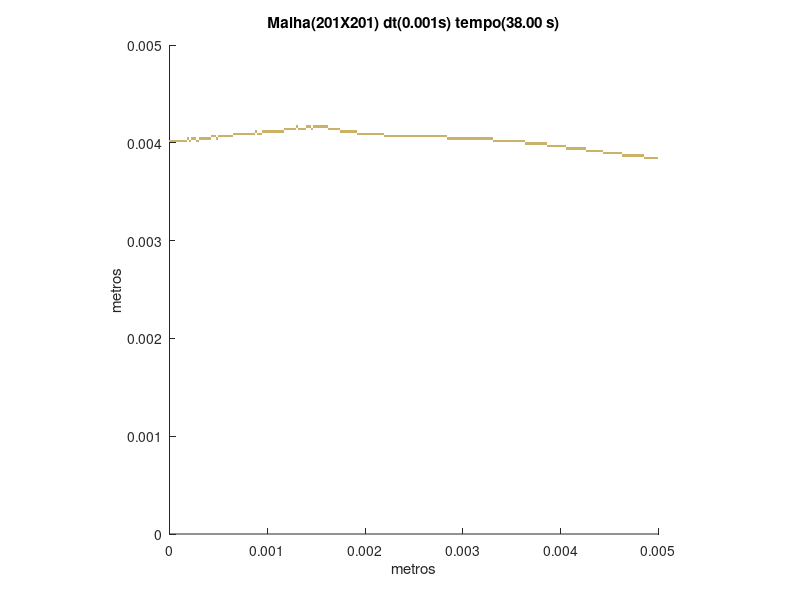

The MATLAB script that drew this image:
set (gca,'PlotBoxAspectRatio',[1 1 1],'Xlim',[0,0.005],'Ylim',[0,0.005])
hold on
title('Malha(201X201) dt(0.001s) tempo(38.00 s)')
hold on
ylabel('metros')
hold on
xlabel('metros')
hold on

fill([0.00485074626865672 0.00485074626865672 0.00487562189054726 0.00487562189054726],[0.00383084577114428 0.00385572139303483 0.00385572139303483 0.00383084577114428],[0.8,0.7,0.4],'LineStyle','none')

fill([0.00487562189054726 0.00487562189054726 0.00490049751243781 0.00490049751243781],[0.00383084577114428 0.00385572139303483 0.00385572139303483 0.00383084577114428],[0.8,0.7,0.4],'LineStyle','none')

fill([0.00490049751243781 0.00490049751243781 0.00492537313432836 0.00492537313432836],[0.00383084577114428 0.00385572139303483 0.00385572139303483 0.00383084577114428],[0.8,0.7,0.4],'LineStyle','none')

fill([0.00492537313432836 0.00492537313432836 0.00495024875621891 0.00495024875621891],[0.00383084577114428 0.00385572139303483 0.00385572139303483 0.00383084577114428],[0.8,0.7,0.4],'LineStyle','none')

fill([0.00495024875621891 0.00495024875621891 0.00497512437810945 0.00497512437810945],[0.00383084577114428 0.00385572139303483 0.00385572139303483 0.00383084577114428],[0.8,0.7,0.4],'LineStyle','none')

fill([0.00497512437810945 0.00497512437810945 0.005 0.005],[0.00383084577114428 0.00385572139303483 0.00385572139303483 0.00383084577114428],[0.8,0.7,0.4],'LineStyle','none')

fill([0.00462686567164179 0.00462686567164179 0.00465174129353234 0.00465174129353234],[0.00385572139303483 0.00388059701492537 0.00388059701492537 0.00385572139303483],[0.8,0.7,0.4],'LineStyle','none')

fill([0.00465174129353234 0.00465174129353234 0.00467661691542289 0.00467661691542289],[0.00385572139303483 0.00388059701492537 0.00388059701492537 0.00385572139303483],[0.8,0.7,0.4],'LineStyle','none')

fill([0.00467661691542289 0.00467661691542289 0.00470149253731343 0.00470149253731343],[0.00385572139303483 0.00388059701492537 0.00388059701492537 0.00385572139303483],[0.8,0.7,0.4],'LineStyle','none')

fill([0.00470149253731343 0.00470149253731343 0.00472636815920398 0.00472636815920398],[0.00385572139303483 0.00388059701492537 0.00388059701492537 0.00385572139303483],[0.8,0.7,0.4],'LineStyle','none')

fill([0.00472636815920398 0.00472636815920398 0.00475124378109453 0.00475124378109453],[0.00385572139303483 0.00388059701492537 0.00388059701492537 0.00385572139303483],[0.8,0.7,0.4],'LineStyle','none')

fill([0.00475124378109453 0.00475124378109453 0.00477611940298507 0.00477611940298507],[0.00385572139303483 0.00388059701492537 0.00388059701492537 0.00385572139303483],[0.8,0.7,0.4],'LineStyle','none')

fill([0.00477611940298507 0.00477611940298507 0.00480099502487562 0.00480099502487562],[0.00385572139303483 0.00388059701492537 0.00388059701492537 0.00385572139303483],[0.8,0.7,0.4],'LineStyle','none')

fill([0.00480099502487562 0.00480099502487562 0.00482587064676617 0.00482587064676617],[0.00385572139303483 0.00388059701492537 0.00388059701492537 0.00385572139303483],[0.8,0.7,0.4],'LineStyle','none')

fill([0.00482587064676617 0.00482587064676617 0.00485074626865672 0.00485074626865672],[0.00385572139303483 0.00388059701492537 0.00388059701492537 0.00385572139303483],[0.8,0.7,0.4],'LineStyle','none')

fill([0.00442786069651741 0.00442786069651741 0.00445273631840796 0.00445273631840796],[0.00388059701492537 0.00390547263681592 0.00390547263681592 0.00388059701492537],[0.8,0.7,0.4],'LineStyle','none')

fill([0.00445273631840796 0.00445273631840796 0.00447761194029851 0.00447761194029851],[0.00388059701492537 0.00390547263681592 0.00390547263681592 0.00388059701492537],[0.8,0.7,0.4],'LineStyle','none')

fill([0.00447761194029851 0.00447761194029851 0.00450248756218905 0.00450248756218905],[0.00388059701492537 0.00390547263681592 0.00390547263681592 0.00388059701492537],[0.8,0.7,0.4],'LineStyle','none')

fill([0.00450248756218905 0.00450248756218905 0.0045273631840796 0.0045273631840796],[0.00388059701492537 0.00390547263681592 0.00390547263681592 0.00388059701492537],[0.8,0.7,0.4],'LineStyle','none')

fill([0.0045273631840796 0.0045273631840796 0.00455223880597015 0.00455223880597015],[0.00388059701492537 0.00390547263681592 0.00390547263681592 0.00388059701492537],[0.8,0.7,0.4],'LineStyle','none')

fill([0.00455223880597015 0.00455223880597015 0.0045771144278607 0.0045771144278607],[0.00388059701492537 0.00390547263681592 0.00390547263681592 0.00388059701492537],[0.8,0.7,0.4],'LineStyle','none')

fill([0.0045771144278607 0.0045771144278607 0.00460199004975124 0.00460199004975124],[0.00388059701492537 0.00390547263681592 0.00390547263681592 0.00388059701492537],[0.8,0.7,0.4],'LineStyle','none')

fill([0.00460199004975124 0.00460199004975124 0.00462686567164179 0.00462686567164179],[0.00388059701492537 0.00390547263681592 0.00390547263681592 0.00388059701492537],[0.8,0.7,0.4],'LineStyle','none')

fill([0.00425373134328358 0.00425373134328358 0.00427860696517413 0.00427860696517413],[0.00390547263681592 0.00393034825870647 0.00393034825870647 0.00390547263681592],[0.8,0.7,0.4],'LineStyle','none')

fill([0.00427860696517413 0.00427860696517413 0.00430348258706468 0.00430348258706468],[0.00390547263681592 0.00393034825870647 0.00393034825870647 0.00390547263681592],[0.8,0.7,0.4],'LineStyle','none')

fill([0.00430348258706468 0.00430348258706468 0.00432835820895522 0.00432835820895522],[0.00390547263681592 0.00393034825870647 0.00393034825870647 0.00390547263681592],[0.8,0.7,0.4],'LineStyle','none')

fill([0.00432835820895522 0.00432835820895522 0.00435323383084577 0.00435323383084577],[0.00390547263681592 0.00393034825870647 0.00393034825870647 0.00390547263681592],[0.8,0.7,0.4],'LineStyle','none')

fill([0.00435323383084577 0.00435323383084577 0.00437810945273632 0.00437810945273632],[0.00390547263681592 0.00393034825870647 0.00393034825870647 0.00390547263681592],[0.8,0.7,0.4],'LineStyle','none')

fill([0.00437810945273632 0.00437810945273632 0.00440298507462687 0.00440298507462687],[0.00390547263681592 0.00393034825870647 0.00393034825870647 0.00390547263681592],[0.8,0.7,0.4],'LineStyle','none')

fill([0.00440298507462687 0.00440298507462687 0.00442786069651741 0.00442786069651741],[0.00390547263681592 0.00393034825870647 0.00393034825870647 0.00390547263681592],[0.8,0.7,0.4],'LineStyle','none')

fill([0.0040547263681592 0.0040547263681592 0.00407960199004975 0.00407960199004975],[0.00393034825870647 0.00395522388059701 0.00395522388059701 0.00393034825870647],[0.8,0.7,0.4],'LineStyle','none')

fill([0.00407960199004975 0.00407960199004975 0.0041044776119403 0.0041044776119403],[0.00393034825870647 0.00395522388059701 0.00395522388059701 0.00393034825870647],[0.8,0.7,0.4],'LineStyle','none')

fill([0.0041044776119403 0.0041044776119403 0.00412935323383085 0.00412935323383085],[0.00393034825870647 0.00395522388059701 0.00395522388059701 0.00393034825870647],[0.8,0.7,0.4],'LineStyle','none')

fill([0.00412935323383085 0.00412935323383085 0.00415422885572139 0.00415422885572139],[0.00393034825870647 0.00395522388059701 0.00395522388059701 0.00393034825870647],[0.8,0.7,0.4],'LineStyle','none')

fill([0.00415422885572139 0.00415422885572139 0.00417910447761194 0.00417910447761194],[0.00393034825870647 0.00395522388059701 0.00395522388059701 0.00393034825870647],[0.8,0.7,0.4],'LineStyle','none')

fill([0.00417910447761194 0.00417910447761194 0.00420398009950249 0.00420398009950249],[0.00393034825870647 0.00395522388059701 0.00395522388059701 0.00393034825870647],[0.8,0.7,0.4],'LineStyle','none')

fill([0.00420398009950249 0.00420398009950249 0.00422885572139303 0.00422885572139303],[0.00393034825870647 0.00395522388059701 0.00395522388059701 0.00393034825870647],[0.8,0.7,0.4],'LineStyle','none')

fill([0.00422885572139303 0.00422885572139303 0.00425373134328358 0.00425373134328358],[0.00393034825870647 0.00395522388059701 0.00395522388059701 0.00393034825870647],[0.8,0.7,0.4],'LineStyle','none')

fill([0.00385572139303483 0.00385572139303483 0.00388059701492537 0.00388059701492537],[0.00395522388059701 0.00398009950248756 0.00398009950248756 0.00395522388059701],[0.8,0.7,0.4],'LineStyle','none')

fill([0.00388059701492537 0.00388059701492537 0.00390547263681592 0.00390547263681592],[0.00395522388059701 0.00398009950248756 0.00398009950248756 0.00395522388059701],[0.8,0.7,0.4],'LineStyle','none')

fill([0.00390547263681592 0.00390547263681592 0.00393034825870647 0.00393034825870647],[0.00395522388059701 0.00398009950248756 0.00398009950248756 0.00395522388059701],[0.8,0.7,0.4],'LineStyle','none')

fill([0.00393034825870647 0.00393034825870647 0.00395522388059701 0.00395522388059701],[0.00395522388059701 0.00398009950248756 0.00398009950248756 0.00395522388059701],[0.8,0.7,0.4],'LineStyle','none')

fill([0.00395522388059701 0.00395522388059701 0.00398009950248756 0.00398009950248756],[0.00395522388059701 0.00398009950248756 0.00398009950248756 0.00395522388059701],[0.8,0.7,0.4],'LineStyle','none')

fill([0.00398009950248756 0.00398009950248756 0.00400497512437811 0.00400497512437811],[0.00395522388059701 0.00398009950248756 0.00398009950248756 0.00395522388059701],[0.8,0.7,0.4],'LineStyle','none')

fill([0.00400497512437811 0.00400497512437811 0.00402985074626866 0.00402985074626866],[0.00395522388059701 0.00398009950248756 0.00398009950248756 0.00395522388059701],[0.8,0.7,0.4],'LineStyle','none')

fill([0.00402985074626866 0.00402985074626866 0.0040547263681592 0.0040547263681592],[0.00395522388059701 0.00398009950248756 0.00398009950248756 0.00395522388059701],[0.8,0.7,0.4],'LineStyle','none')

fill([0.0036318407960199 0.0036318407960199 0.00365671641791045 0.00365671641791045],[0.00398009950248756 0.00400497512437811 0.00400497512437811 0.00398009950248756],[0.8,0.7,0.4],'LineStyle','none')

fill([0.00365671641791045 0.00365671641791045 0.003681592039801 0.003681592039801],[0.00398009950248756 0.00400497512437811 0.00400497512437811 0.00398009950248756],[0.8,0.7,0.4],'LineStyle','none')

fill([0.003681592039801 0.003681592039801 0.00370646766169154 0.00370646766169154],[0.00398009950248756 0.00400497512437811 0.00400497512437811 0.00398009950248756],[0.8,0.7,0.4],'LineStyle','none')

fill([0.00370646766169154 0.00370646766169154 0.00373134328358209 0.00373134328358209],[0.00398009950248756 0.00400497512437811 0.00400497512437811 0.00398009950248756],[0.8,0.7,0.4],'LineStyle','none')

fill([0.00373134328358209 0.00373134328358209 0.00375621890547264 0.00375621890547264],[0.00398009950248756 0.00400497512437811 0.00400497512437811 0.00398009950248756],[0.8,0.7,0.4],'LineStyle','none')

fill([0.00375621890547264 0.00375621890547264 0.00378109452736318 0.00378109452736318],[0.00398009950248756 0.00400497512437811 0.00400497512437811 0.00398009950248756],[0.8,0.7,0.4],'LineStyle','none')

fill([0.00378109452736318 0.00378109452736318 0.00380597014925373 0.00380597014925373],[0.00398009950248756 0.00400497512437811 0.00400497512437811 0.00398009950248756],[0.8,0.7,0.4],'LineStyle','none')

fill([0.00380597014925373 0.00380597014925373 0.00383084577114428 0.00383084577114428],[0.00398009950248756 0.00400497512437811 0.00400497512437811 0.00398009950248756],[0.8,0.7,0.4],'LineStyle','none')

fill([0.00383084577114428 0.00383084577114428 0.00385572139303483 0.00385572139303483],[0.00398009950248756 0.00400497512437811 0.00400497512437811 0.00398009950248756],[0.8,0.7,0.4],'LineStyle','none')

fill([0 0 2.48756218905473E-05 2.48756218905473E-05],[0.00400497512437811 0.00402985074626866 0.00402985074626866 0.00400497512437811],[0.8,0.7,0.4],'LineStyle','none')

fill([2.48756218905473E-05 2.48756218905473E-05 4.97512437810945E-05 4.97512437810945E-05],[0.00400497512437811 0.00402985074626866 0.00402985074626866 0.00400497512437811],[0.8,0.7,0.4],'LineStyle','none')

fill([4.97512437810945E-05 4.97512437810945E-05 7.46268656716418E-05 7.46268656716418E-05],[0.00400497512437811 0.00402985074626866 0.00402985074626866 0.00400497512437811],[0.8,0.7,0.4],'LineStyle','none')

fill([7.46268656716418E-05 7.46268656716418E-05 9.95024875621891E-05 9.95024875621891E-05],[0.00400497512437811 0.00402985074626866 0.00402985074626866 0.00400497512437811],[0.8,0.7,0.4],'LineStyle','none')

fill([9.95024875621891E-05 9.95024875621891E-05 0.000124378109452736 0.000124378109452736],[0.00400497512437811 0.00402985074626866 0.00402985074626866 0.00400497512437811],[0.8,0.7,0.4],'LineStyle','none')

fill([0.000124378109452736 0.000124378109452736 0.000149253731343284 0.000149253731343284],[0.00400497512437811 0.00402985074626866 0.00402985074626866 0.00400497512437811],[0.8,0.7,0.4],'LineStyle','none')

fill([0.000149253731343284 0.000149253731343284 0.000174129353233831 0.000174129353233831],[0.00400497512437811 0.00402985074626866 0.00402985074626866 0.00400497512437811],[0.8,0.7,0.4],'LineStyle','none')

fill([0.000199004975124378 0.000199004975124378 0.000223880597014925 0.000223880597014925],[0.00400497512437811 0.00402985074626866 0.00402985074626866 0.00400497512437811],[0.8,0.7,0.4],'LineStyle','none')

fill([0.00027363184079602 0.00027363184079602 0.000298507462686567 0.000298507462686567],[0.00400497512437811 0.00402985074626866 0.00402985074626866 0.00400497512437811],[0.8,0.7,0.4],'LineStyle','none')

fill([0.00330845771144279 0.00330845771144279 0.00333333333333333 0.00333333333333333],[0.00400497512437811 0.00402985074626866 0.00402985074626866 0.00400497512437811],[0.8,0.7,0.4],'LineStyle','none')

fill([0.00333333333333333 0.00333333333333333 0.00335820895522388 0.00335820895522388],[0.00400497512437811 0.00402985074626866 0.00402985074626866 0.00400497512437811],[0.8,0.7,0.4],'LineStyle','none')

fill([0.00335820895522388 0.00335820895522388 0.00338308457711443 0.00338308457711443],[0.00400497512437811 0.00402985074626866 0.00402985074626866 0.00400497512437811],[0.8,0.7,0.4],'LineStyle','none')

fill([0.00338308457711443 0.00338308457711443 0.00340796019900498 0.00340796019900498],[0.00400497512437811 0.00402985074626866 0.00402985074626866 0.00400497512437811],[0.8,0.7,0.4],'LineStyle','none')

fill([0.00340796019900498 0.00340796019900498 0.00343283582089552 0.00343283582089552],[0.00400497512437811 0.00402985074626866 0.00402985074626866 0.00400497512437811],[0.8,0.7,0.4],'LineStyle','none')

fill([0.00343283582089552 0.00343283582089552 0.00345771144278607 0.00345771144278607],[0.00400497512437811 0.00402985074626866 0.00402985074626866 0.00400497512437811],[0.8,0.7,0.4],'LineStyle','none')

fill([0.00345771144278607 0.00345771144278607 0.00348258706467662 0.00348258706467662],[0.00400497512437811 0.00402985074626866 0.00402985074626866 0.00400497512437811],[0.8,0.7,0.4],'LineStyle','none')

fill([0.00348258706467662 0.00348258706467662 0.00350746268656716 0.00350746268656716],[0.00400497512437811 0.00402985074626866 0.00402985074626866 0.00400497512437811],[0.8,0.7,0.4],'LineStyle','none')

fill([0.00350746268656716 0.00350746268656716 0.00353233830845771 0.00353233830845771],[0.00400497512437811 0.00402985074626866 0.00402985074626866 0.00400497512437811],[0.8,0.7,0.4],'LineStyle','none')

fill([0.00353233830845771 0.00353233830845771 0.00355721393034826 0.00355721393034826],[0.00400497512437811 0.00402985074626866 0.00402985074626866 0.00400497512437811],[0.8,0.7,0.4],'LineStyle','none')

fill([0.00355721393034826 0.00355721393034826 0.00358208955223881 0.00358208955223881],[0.00400497512437811 0.00402985074626866 0.00402985074626866 0.00400497512437811],[0.8,0.7,0.4],'LineStyle','none')

fill([0.00358208955223881 0.00358208955223881 0.00360696517412935 0.00360696517412935],[0.00400497512437811 0.00402985074626866 0.00402985074626866 0.00400497512437811],[0.8,0.7,0.4],'LineStyle','none')

fill([0.00360696517412935 0.00360696517412935 0.0036318407960199 0.0036318407960199],[0.00400497512437811 0.00402985074626866 0.00402985074626866 0.00400497512437811],[0.8,0.7,0.4],'LineStyle','none')

fill([0.000174129353233831 0.000174129353233831 0.000199004975124378 0.000199004975124378],[0.00402985074626866 0.0040547263681592 0.0040547263681592 0.00402985074626866],[0.8,0.7,0.4],'LineStyle','none')

fill([0.000223880597014925 0.000223880597014925 0.000248756218905473 0.000248756218905473],[0.00402985074626866 0.0040547263681592 0.0040547263681592 0.00402985074626866],[0.8,0.7,0.4],'LineStyle','none')

fill([0.000248756218905473 0.000248756218905473 0.00027363184079602 0.00027363184079602],[0.00402985074626866 0.0040547263681592 0.0040547263681592 0.00402985074626866],[0.8,0.7,0.4],'LineStyle','none')

fill([0.000298507462686567 0.000298507462686567 0.000323383084577114 0.000323383084577114],[0.00402985074626866 0.0040547263681592 0.0040547263681592 0.00402985074626866],[0.8,0.7,0.4],'LineStyle','none')

fill([0.000323383084577114 0.000323383084577114 0.000348258706467662 0.000348258706467662],[0.00402985074626866 0.0040547263681592 0.0040547263681592 0.00402985074626866],[0.8,0.7,0.4],'LineStyle','none')

fill([0.000348258706467662 0.000348258706467662 0.000373134328358209 0.000373134328358209],[0.00402985074626866 0.0040547263681592 0.0040547263681592 0.00402985074626866],[0.8,0.7,0.4],'LineStyle','none')

fill([0.000373134328358209 0.000373134328358209 0.000398009950248756 0.000398009950248756],[0.00402985074626866 0.0040547263681592 0.0040547263681592 0.00402985074626866],[0.8,0.7,0.4],'LineStyle','none')

fill([0.000398009950248756 0.000398009950248756 0.000422885572139303 0.000422885572139303],[0.00402985074626866 0.0040547263681592 0.0040547263681592 0.00402985074626866],[0.8,0.7,0.4],'LineStyle','none')

fill([0.000472636815920398 0.000472636815920398 0.000497512437810945 0.000497512437810945],[0.00402985074626866 0.0040547263681592 0.0040547263681592 0.00402985074626866],[0.8,0.7,0.4],'LineStyle','none')

fill([0.00283582089552239 0.00283582089552239 0.00286069651741294 0.00286069651741294],[0.00402985074626866 0.0040547263681592 0.0040547263681592 0.00402985074626866],[0.8,0.7,0.4],'LineStyle','none')

fill([0.00286069651741294 0.00286069651741294 0.00288557213930348 0.00288557213930348],[0.00402985074626866 0.0040547263681592 0.0040547263681592 0.00402985074626866],[0.8,0.7,0.4],'LineStyle','none')

fill([0.00288557213930348 0.00288557213930348 0.00291044776119403 0.00291044776119403],[0.00402985074626866 0.0040547263681592 0.0040547263681592 0.00402985074626866],[0.8,0.7,0.4],'LineStyle','none')

fill([0.00291044776119403 0.00291044776119403 0.00293532338308458 0.00293532338308458],[0.00402985074626866 0.0040547263681592 0.0040547263681592 0.00402985074626866],[0.8,0.7,0.4],'LineStyle','none')

fill([0.00293532338308458 0.00293532338308458 0.00296019900497512 0.00296019900497512],[0.00402985074626866 0.0040547263681592 0.0040547263681592 0.00402985074626866],[0.8,0.7,0.4],'LineStyle','none')

fill([0.00296019900497512 0.00296019900497512 0.00298507462686567 0.00298507462686567],[0.00402985074626866 0.0040547263681592 0.0040547263681592 0.00402985074626866],[0.8,0.7,0.4],'LineStyle','none')

fill([0.00298507462686567 0.00298507462686567 0.00300995024875622 0.00300995024875622],[0.00402985074626866 0.0040547263681592 0.0040547263681592 0.00402985074626866],[0.8,0.7,0.4],'LineStyle','none')

fill([0.00300995024875622 0.00300995024875622 0.00303482587064677 0.00303482587064677],[0.00402985074626866 0.0040547263681592 0.0040547263681592 0.00402985074626866],[0.8,0.7,0.4],'LineStyle','none')

fill([0.00303482587064677 0.00303482587064677 0.00305970149253731 0.00305970149253731],[0.00402985074626866 0.0040547263681592 0.0040547263681592 0.00402985074626866],[0.8,0.7,0.4],'LineStyle','none')

fill([0.00305970149253731 0.00305970149253731 0.00308457711442786 0.00308457711442786],[0.00402985074626866 0.0040547263681592 0.0040547263681592 0.00402985074626866],[0.8,0.7,0.4],'LineStyle','none')

fill([0.00308457711442786 0.00308457711442786 0.00310945273631841 0.00310945273631841],[0.00402985074626866 0.0040547263681592 0.0040547263681592 0.00402985074626866],[0.8,0.7,0.4],'LineStyle','none')

fill([0.00310945273631841 0.00310945273631841 0.00313432835820896 0.00313432835820896],[0.00402985074626866 0.0040547263681592 0.0040547263681592 0.00402985074626866],[0.8,0.7,0.4],'LineStyle','none')

fill([0.00313432835820896 0.00313432835820896 0.0031592039800995 0.0031592039800995],[0.00402985074626866 0.0040547263681592 0.0040547263681592 0.00402985074626866],[0.8,0.7,0.4],'LineStyle','none')

fill([0.0031592039800995 0.0031592039800995 0.00318407960199005 0.00318407960199005],[0.00402985074626866 0.0040547263681592 0.0040547263681592 0.00402985074626866],[0.8,0.7,0.4],'LineStyle','none')

fill([0.00318407960199005 0.00318407960199005 0.0032089552238806 0.0032089552238806],[0.00402985074626866 0.0040547263681592 0.0040547263681592 0.00402985074626866],[0.8,0.7,0.4],'LineStyle','none')

fill([0.0032089552238806 0.0032089552238806 0.00323383084577114 0.00323383084577114],[0.00402985074626866 0.0040547263681592 0.0040547263681592 0.00402985074626866],[0.8,0.7,0.4],'LineStyle','none')

fill([0.00323383084577114 0.00323383084577114 0.00325870646766169 0.00325870646766169],[0.00402985074626866 0.0040547263681592 0.0040547263681592 0.00402985074626866],[0.8,0.7,0.4],'LineStyle','none')

fill([0.00325870646766169 0.00325870646766169 0.00328358208955224 0.00328358208955224],[0.00402985074626866 0.0040547263681592 0.0040547263681592 0.00402985074626866],[0.8,0.7,0.4],'LineStyle','none')

fill([0.00328358208955224 0.00328358208955224 0.00330845771144279 0.00330845771144279],[0.00402985074626866 0.0040547263681592 0.0040547263681592 0.00402985074626866],[0.8,0.7,0.4],'LineStyle','none')

fill([0.000422885572139303 0.000422885572139303 0.000447761194029851 0.000447761194029851],[0.0040547263681592 0.00407960199004975 0.00407960199004975 0.0040547263681592],[0.8,0.7,0.4],'LineStyle','none')

fill([0.000447761194029851 0.000447761194029851 0.000472636815920398 0.000472636815920398],[0.0040547263681592 0.00407960199004975 0.00407960199004975 0.0040547263681592],[0.8,0.7,0.4],'LineStyle','none')

fill([0.000497512437810945 0.000497512437810945 0.000522388059701492 0.000522388059701492],[0.0040547263681592 0.00407960199004975 0.00407960199004975 0.0040547263681592],[0.8,0.7,0.4],'LineStyle','none')

fill([0.000522388059701492 0.000522388059701492 0.00054726368159204 0.00054726368159204],[0.0040547263681592 0.00407960199004975 0.00407960199004975 0.0040547263681592],[0.8,0.7,0.4],'LineStyle','none')

fill([0.00054726368159204 0.00054726368159204 0.000572139303482587 0.000572139303482587],[0.0040547263681592 0.00407960199004975 0.00407960199004975 0.0040547263681592],[0.8,0.7,0.4],'LineStyle','none')

fill([0.000572139303482587 0.000572139303482587 0.000597014925373134 0.000597014925373134],[0.0040547263681592 0.00407960199004975 0.00407960199004975 0.0040547263681592],[0.8,0.7,0.4],'LineStyle','none')

fill([0.000597014925373134 0.000597014925373134 0.000621890547263682 0.000621890547263682],[0.0040547263681592 0.00407960199004975 0.00407960199004975 0.0040547263681592],[0.8,0.7,0.4],'LineStyle','none')

fill([0.000621890547263682 0.000621890547263682 0.000646766169154229 0.000646766169154229],[0.0040547263681592 0.00407960199004975 0.00407960199004975 0.0040547263681592],[0.8,0.7,0.4],'LineStyle','none')

fill([0.00218905472636816 0.00218905472636816 0.00221393034825871 0.00221393034825871],[0.0040547263681592 0.00407960199004975 0.00407960199004975 0.0040547263681592],[0.8,0.7,0.4],'LineStyle','none')

fill([0.00221393034825871 0.00221393034825871 0.00223880597014925 0.00223880597014925],[0.0040547263681592 0.00407960199004975 0.00407960199004975 0.0040547263681592],[0.8,0.7,0.4],'LineStyle','none')

fill([0.00223880597014925 0.00223880597014925 0.0022636815920398 0.0022636815920398],[0.0040547263681592 0.00407960199004975 0.00407960199004975 0.0040547263681592],[0.8,0.7,0.4],'LineStyle','none')

fill([0.0022636815920398 0.0022636815920398 0.00228855721393035 0.00228855721393035],[0.0040547263681592 0.00407960199004975 0.00407960199004975 0.0040547263681592],[0.8,0.7,0.4],'LineStyle','none')

fill([0.00228855721393035 0.00228855721393035 0.0023134328358209 0.0023134328358209],[0.0040547263681592 0.00407960199004975 0.00407960199004975 0.0040547263681592],[0.8,0.7,0.4],'LineStyle','none')

fill([0.0023134328358209 0.0023134328358209 0.00233830845771144 0.00233830845771144],[0.0040547263681592 0.00407960199004975 0.00407960199004975 0.0040547263681592],[0.8,0.7,0.4],'LineStyle','none')

fill([0.00233830845771144 0.00233830845771144 0.00236318407960199 0.00236318407960199],[0.0040547263681592 0.00407960199004975 0.00407960199004975 0.0040547263681592],[0.8,0.7,0.4],'LineStyle','none')

fill([0.00236318407960199 0.00236318407960199 0.00238805970149254 0.00238805970149254],[0.0040547263681592 0.00407960199004975 0.00407960199004975 0.0040547263681592],[0.8,0.7,0.4],'LineStyle','none')

fill([0.00238805970149254 0.00238805970149254 0.00241293532338308 0.00241293532338308],[0.0040547263681592 0.00407960199004975 0.00407960199004975 0.0040547263681592],[0.8,0.7,0.4],'LineStyle','none')

fill([0.00241293532338308 0.00241293532338308 0.00243781094527363 0.00243781094527363],[0.0040547263681592 0.00407960199004975 0.00407960199004975 0.0040547263681592],[0.8,0.7,0.4],'LineStyle','none')

fill([0.00243781094527363 0.00243781094527363 0.00246268656716418 0.00246268656716418],[0.0040547263681592 0.00407960199004975 0.00407960199004975 0.0040547263681592],[0.8,0.7,0.4],'LineStyle','none')

fill([0.00246268656716418 0.00246268656716418 0.00248756218905473 0.00248756218905473],[0.0040547263681592 0.00407960199004975 0.00407960199004975 0.0040547263681592],[0.8,0.7,0.4],'LineStyle','none')

fill([0.00248756218905473 0.00248756218905473 0.00251243781094527 0.00251243781094527],[0.0040547263681592 0.00407960199004975 0.00407960199004975 0.0040547263681592],[0.8,0.7,0.4],'LineStyle','none')

fill([0.00251243781094527 0.00251243781094527 0.00253731343283582 0.00253731343283582],[0.0040547263681592 0.00407960199004975 0.00407960199004975 0.0040547263681592],[0.8,0.7,0.4],'LineStyle','none')

fill([0.00253731343283582 0.00253731343283582 0.00256218905472637 0.00256218905472637],[0.0040547263681592 0.00407960199004975 0.00407960199004975 0.0040547263681592],[0.8,0.7,0.4],'LineStyle','none')

fill([0.00256218905472637 0.00256218905472637 0.00258706467661692 0.00258706467661692],[0.0040547263681592 0.00407960199004975 0.00407960199004975 0.0040547263681592],[0.8,0.7,0.4],'LineStyle','none')

fill([0.00258706467661692 0.00258706467661692 0.00261194029850746 0.00261194029850746],[0.0040547263681592 0.00407960199004975 0.00407960199004975 0.0040547263681592],[0.8,0.7,0.4],'LineStyle','none')

fill([0.00261194029850746 0.00261194029850746 0.00263681592039801 0.00263681592039801],[0.0040547263681592 0.00407960199004975 0.00407960199004975 0.0040547263681592],[0.8,0.7,0.4],'LineStyle','none')

fill([0.00263681592039801 0.00263681592039801 0.00266169154228856 0.00266169154228856],[0.0040547263681592 0.00407960199004975 0.00407960199004975 0.0040547263681592],[0.8,0.7,0.4],'LineStyle','none')

fill([0.00266169154228856 0.00266169154228856 0.0026865671641791 0.0026865671641791],[0.0040547263681592 0.00407960199004975 0.00407960199004975 0.0040547263681592],[0.8,0.7,0.4],'LineStyle','none')

fill([0.0026865671641791 0.0026865671641791 0.00271144278606965 0.00271144278606965],[0.0040547263681592 0.00407960199004975 0.00407960199004975 0.0040547263681592],[0.8,0.7,0.4],'LineStyle','none')

fill([0.00271144278606965 0.00271144278606965 0.0027363184079602 0.0027363184079602],[0.0040547263681592 0.00407960199004975 0.00407960199004975 0.0040547263681592],[0.8,0.7,0.4],'LineStyle','none')

fill([0.0027363184079602 0.0027363184079602 0.00276119402985075 0.00276119402985075],[0.0040547263681592 0.00407960199004975 0.00407960199004975 0.0040547263681592],[0.8,0.7,0.4],'LineStyle','none')

fill([0.00276119402985075 0.00276119402985075 0.00278606965174129 0.00278606965174129],[0.0040547263681592 0.00407960199004975 0.00407960199004975 0.0040547263681592],[0.8,0.7,0.4],'LineStyle','none')

fill([0.00278606965174129 0.00278606965174129 0.00281094527363184 0.00281094527363184],[0.0040547263681592 0.00407960199004975 0.00407960199004975 0.0040547263681592],[0.8,0.7,0.4],'LineStyle','none')

fill([0.00281094527363184 0.00281094527363184 0.00283582089552239 0.00283582089552239],[0.0040547263681592 0.00407960199004975 0.00407960199004975 0.0040547263681592],[0.8,0.7,0.4],'LineStyle','none')

fill([0.000646766169154229 0.000646766169154229 0.000671641791044776 0.000671641791044776],[0.00407960199004975 0.0041044776119403 0.0041044776119403 0.00407960199004975],[0.8,0.7,0.4],'LineStyle','none')

fill([0.000671641791044776 0.000671641791044776 0.000696517412935323 0.000696517412935323],[0.00407960199004975 0.0041044776119403 0.0041044776119403 0.00407960199004975],[0.8,0.7,0.4],'LineStyle','none')

fill([0.000696517412935323 0.000696517412935323 0.000721393034825871 0.000721393034825871],[0.00407960199004975 0.0041044776119403 0.0041044776119403 0.00407960199004975],[0.8,0.7,0.4],'LineStyle','none')

fill([0.000721393034825871 0.000721393034825871 0.000746268656716418 0.000746268656716418],[0.00407960199004975 0.0041044776119403 0.0041044776119403 0.00407960199004975],[0.8,0.7,0.4],'LineStyle','none')

fill([0.000746268656716418 0.000746268656716418 0.000771144278606965 0.000771144278606965],[0.00407960199004975 0.0041044776119403 0.0041044776119403 0.00407960199004975],[0.8,0.7,0.4],'LineStyle','none')

fill([0.000771144278606965 0.000771144278606965 0.000796019900497512 0.000796019900497512],[0.00407960199004975 0.0041044776119403 0.0041044776119403 0.00407960199004975],[0.8,0.7,0.4],'LineStyle','none')

fill([0.000796019900497512 0.000796019900497512 0.00082089552238806 0.00082089552238806],[0.00407960199004975 0.0041044776119403 0.0041044776119403 0.00407960199004975],[0.8,0.7,0.4],'LineStyle','none')

fill([0.00082089552238806 0.00082089552238806 0.000845771144278607 0.000845771144278607],[0.00407960199004975 0.0041044776119403 0.0041044776119403 0.00407960199004975],[0.8,0.7,0.4],'LineStyle','none')

fill([0.000845771144278607 0.000845771144278607 0.000870646766169154 0.000870646766169154],[0.00407960199004975 0.0041044776119403 0.0041044776119403 0.00407960199004975],[0.8,0.7,0.4],'LineStyle','none')

fill([0.000895522388059702 0.000895522388059702 0.000920398009950249 0.000920398009950249],[0.00407960199004975 0.0041044776119403 0.0041044776119403 0.00407960199004975],[0.8,0.7,0.4],'LineStyle','none')

fill([0.000920398009950249 0.000920398009950249 0.000945273631840796 0.000945273631840796],[0.00407960199004975 0.0041044776119403 0.0041044776119403 0.00407960199004975],[0.8,0.7,0.4],'LineStyle','none')

fill([0.00191542288557214 0.00191542288557214 0.00194029850746269 0.00194029850746269],[0.00407960199004975 0.0041044776119403 0.0041044776119403 0.00407960199004975],[0.8,0.7,0.4],'LineStyle','none')

fill([0.00194029850746269 0.00194029850746269 0.00196517412935323 0.00196517412935323],[0.00407960199004975 0.0041044776119403 0.0041044776119403 0.00407960199004975],[0.8,0.7,0.4],'LineStyle','none')

fill([0.00196517412935323 0.00196517412935323 0.00199004975124378 0.00199004975124378],[0.00407960199004975 0.0041044776119403 0.0041044776119403 0.00407960199004975],[0.8,0.7,0.4],'LineStyle','none')

fill([0.00199004975124378 0.00199004975124378 0.00201492537313433 0.00201492537313433],[0.00407960199004975 0.0041044776119403 0.0041044776119403 0.00407960199004975],[0.8,0.7,0.4],'LineStyle','none')

fill([0.00201492537313433 0.00201492537313433 0.00203980099502488 0.00203980099502488],[0.00407960199004975 0.0041044776119403 0.0041044776119403 0.00407960199004975],[0.8,0.7,0.4],'LineStyle','none')

fill([0.00203980099502488 0.00203980099502488 0.00206467661691542 0.00206467661691542],[0.00407960199004975 0.0041044776119403 0.0041044776119403 0.00407960199004975],[0.8,0.7,0.4],'LineStyle','none')

fill([0.00206467661691542 0.00206467661691542 0.00208955223880597 0.00208955223880597],[0.00407960199004975 0.0041044776119403 0.0041044776119403 0.00407960199004975],[0.8,0.7,0.4],'LineStyle','none')

fill([0.00208955223880597 0.00208955223880597 0.00211442786069652 0.00211442786069652],[0.00407960199004975 0.0041044776119403 0.0041044776119403 0.00407960199004975],[0.8,0.7,0.4],'LineStyle','none')

fill([0.00211442786069652 0.00211442786069652 0.00213930348258706 0.00213930348258706],[0.00407960199004975 0.0041044776119403 0.0041044776119403 0.00407960199004975],[0.8,0.7,0.4],'LineStyle','none')

fill([0.00213930348258706 0.00213930348258706 0.00216417910447761 0.00216417910447761],[0.00407960199004975 0.0041044776119403 0.0041044776119403 0.00407960199004975],[0.8,0.7,0.4],'LineStyle','none')

fill([0.00216417910447761 0.00216417910447761 0.00218905472636816 0.00218905472636816],[0.00407960199004975 0.0041044776119403 0.0041044776119403 0.00407960199004975],[0.8,0.7,0.4],'LineStyle','none')

fill([0.000870646766169154 0.000870646766169154 0.000895522388059702 0.000895522388059702],[0.0041044776119403 0.00412935323383085 0.00412935323383085 0.0041044776119403],[0.8,0.7,0.4],'LineStyle','none')

fill([0.000945273631840796 0.000945273631840796 0.000970149253731343 0.000970149253731343],[0.0041044776119403 0.00412935323383085 0.00412935323383085 0.0041044776119403],[0.8,0.7,0.4],'LineStyle','none')

fill([0.000970149253731343 0.000970149253731343 0.00099502487562189 0.00099502487562189],[0.0041044776119403 0.00412935323383085 0.00412935323383085 0.0041044776119403],[0.8,0.7,0.4],'LineStyle','none')

fill([0.00099502487562189 0.00099502487562189 0.00101990049751244 0.00101990049751244],[0.0041044776119403 0.00412935323383085 0.00412935323383085 0.0041044776119403],[0.8,0.7,0.4],'LineStyle','none')

fill([0.00101990049751244 0.00101990049751244 0.00104477611940298 0.00104477611940298],[0.0041044776119403 0.00412935323383085 0.00412935323383085 0.0041044776119403],[0.8,0.7,0.4],'LineStyle','none')

fill([0.00104477611940298 0.00104477611940298 0.00106965174129353 0.00106965174129353],[0.0041044776119403 0.00412935323383085 0.00412935323383085 0.0041044776119403],[0.8,0.7,0.4],'LineStyle','none')

fill([0.00106965174129353 0.00106965174129353 0.00109452736318408 0.00109452736318408],[0.0041044776119403 0.00412935323383085 0.00412935323383085 0.0041044776119403],[0.8,0.7,0.4],'LineStyle','none')

fill([0.00109452736318408 0.00109452736318408 0.00111940298507463 0.00111940298507463],[0.0041044776119403 0.00412935323383085 0.00412935323383085 0.0041044776119403],[0.8,0.7,0.4],'LineStyle','none')

fill([0.00111940298507463 0.00111940298507463 0.00114427860696517 0.00114427860696517],[0.0041044776119403 0.00412935323383085 0.00412935323383085 0.0041044776119403],[0.8,0.7,0.4],'LineStyle','none')

fill([0.00114427860696517 0.00114427860696517 0.00116915422885572 0.00116915422885572],[0.0041044776119403 0.00412935323383085 0.00412935323383085 0.0041044776119403],[0.8,0.7,0.4],'LineStyle','none')

fill([0.00174129353233831 0.00174129353233831 0.00176616915422886 0.00176616915422886],[0.0041044776119403 0.00412935323383085 0.00412935323383085 0.0041044776119403],[0.8,0.7,0.4],'LineStyle','none')

fill([0.00176616915422886 0.00176616915422886 0.0017910447761194 0.0017910447761194],[0.0041044776119403 0.00412935323383085 0.00412935323383085 0.0041044776119403],[0.8,0.7,0.4],'LineStyle','none')

fill([0.0017910447761194 0.0017910447761194 0.00181592039800995 0.00181592039800995],[0.0041044776119403 0.00412935323383085 0.00412935323383085 0.0041044776119403],[0.8,0.7,0.4],'LineStyle','none')

fill([0.00181592039800995 0.00181592039800995 0.0018407960199005 0.0018407960199005],[0.0041044776119403 0.00412935323383085 0.00412935323383085 0.0041044776119403],[0.8,0.7,0.4],'LineStyle','none')

fill([0.0018407960199005 0.0018407960199005 0.00186567164179104 0.00186567164179104],[0.0041044776119403 0.00412935323383085 0.00412935323383085 0.0041044776119403],[0.8,0.7,0.4],'LineStyle','none')

fill([0.00186567164179104 0.00186567164179104 0.00189054726368159 0.00189054726368159],[0.0041044776119403 0.00412935323383085 0.00412935323383085 0.0041044776119403],[0.8,0.7,0.4],'LineStyle','none')

fill([0.00189054726368159 0.00189054726368159 0.00191542288557214 0.00191542288557214],[0.0041044776119403 0.00412935323383085 0.00412935323383085 0.0041044776119403],[0.8,0.7,0.4],'LineStyle','none')

fill([0.00116915422885572 0.00116915422885572 0.00119402985074627 0.00119402985074627],[0.00412935323383085 0.00415422885572139 0.00415422885572139 0.00412935323383085],[0.8,0.7,0.4],'LineStyle','none')

fill([0.00119402985074627 0.00119402985074627 0.00121890547263682 0.00121890547263682],[0.00412935323383085 0.00415422885572139 0.00415422885572139 0.00412935323383085],[0.8,0.7,0.4],'LineStyle','none')

fill([0.00121890547263682 0.00121890547263682 0.00124378109452736 0.00124378109452736],[0.00412935323383085 0.00415422885572139 0.00415422885572139 0.00412935323383085],[0.8,0.7,0.4],'LineStyle','none')

fill([0.00124378109452736 0.00124378109452736 0.00126865671641791 0.00126865671641791],[0.00412935323383085 0.00415422885572139 0.00415422885572139 0.00412935323383085],[0.8,0.7,0.4],'LineStyle','none')

fill([0.00126865671641791 0.00126865671641791 0.00129353233830846 0.00129353233830846],[0.00412935323383085 0.00415422885572139 0.00415422885572139 0.00412935323383085],[0.8,0.7,0.4],'LineStyle','none')

fill([0.001318407960199 0.001318407960199 0.00134328358208955 0.00134328358208955],[0.00412935323383085 0.00415422885572139 0.00415422885572139 0.00412935323383085],[0.8,0.7,0.4],'LineStyle','none')

fill([0.00134328358208955 0.00134328358208955 0.0013681592039801 0.0013681592039801],[0.00412935323383085 0.00415422885572139 0.00415422885572139 0.00412935323383085],[0.8,0.7,0.4],'LineStyle','none')

fill([0.0013681592039801 0.0013681592039801 0.00139303482587065 0.00139303482587065],[0.00412935323383085 0.00415422885572139 0.00415422885572139 0.00412935323383085],[0.8,0.7,0.4],'LineStyle','none')

fill([0.00144278606965174 0.00144278606965174 0.00146766169154229 0.00146766169154229],[0.00412935323383085 0.00415422885572139 0.00415422885572139 0.00412935323383085],[0.8,0.7,0.4],'LineStyle','none')

fill([0.00161691542288557 0.00161691542288557 0.00164179104477612 0.00164179104477612],[0.00412935323383085 0.00415422885572139 0.00415422885572139 0.00412935323383085],[0.8,0.7,0.4],'LineStyle','none')

fill([0.00164179104477612 0.00164179104477612 0.00166666666666667 0.00166666666666667],[0.00412935323383085 0.00415422885572139 0.00415422885572139 0.00412935323383085],[0.8,0.7,0.4],'LineStyle','none')

fill([0.00166666666666667 0.00166666666666667 0.00169154228855721 0.00169154228855721],[0.00412935323383085 0.00415422885572139 0.00415422885572139 0.00412935323383085],[0.8,0.7,0.4],'LineStyle','none')

fill([0.00169154228855721 0.00169154228855721 0.00171641791044776 0.00171641791044776],[0.00412935323383085 0.00415422885572139 0.00415422885572139 0.00412935323383085],[0.8,0.7,0.4],'LineStyle','none')

fill([0.00171641791044776 0.00171641791044776 0.00174129353233831 0.00174129353233831],[0.00412935323383085 0.00415422885572139 0.00415422885572139 0.00412935323383085],[0.8,0.7,0.4],'LineStyle','none')

fill([0.00129353233830846 0.00129353233830846 0.001318407960199 0.001318407960199],[0.00415422885572139 0.00417910447761194 0.00417910447761194 0.00415422885572139],[0.8,0.7,0.4],'LineStyle','none')

fill([0.00139303482587065 0.00139303482587065 0.00141791044776119 0.00141791044776119],[0.00415422885572139 0.00417910447761194 0.00417910447761194 0.00415422885572139],[0.8,0.7,0.4],'LineStyle','none')

fill([0.00141791044776119 0.00141791044776119 0.00144278606965174 0.00144278606965174],[0.00415422885572139 0.00417910447761194 0.00417910447761194 0.00415422885572139],[0.8,0.7,0.4],'LineStyle','none')

fill([0.00146766169154229 0.00146766169154229 0.00149253731343284 0.00149253731343284],[0.00415422885572139 0.00417910447761194 0.00417910447761194 0.00415422885572139],[0.8,0.7,0.4],'LineStyle','none')

fill([0.00149253731343284 0.00149253731343284 0.00151741293532338 0.00151741293532338],[0.00415422885572139 0.00417910447761194 0.00417910447761194 0.00415422885572139],[0.8,0.7,0.4],'LineStyle','none')

fill([0.00151741293532338 0.00151741293532338 0.00154228855721393 0.00154228855721393],[0.00415422885572139 0.00417910447761194 0.00417910447761194 0.00415422885572139],[0.8,0.7,0.4],'LineStyle','none')

fill([0.00154228855721393 0.00154228855721393 0.00156716417910448 0.00156716417910448],[0.00415422885572139 0.00417910447761194 0.00417910447761194 0.00415422885572139],[0.8,0.7,0.4],'LineStyle','none')

fill([0.00156716417910448 0.00156716417910448 0.00159203980099502 0.00159203980099502],[0.00415422885572139 0.00417910447761194 0.00417910447761194 0.00415422885572139],[0.8,0.7,0.4],'LineStyle','none')

fill([0.00159203980099502 0.00159203980099502 0.00161691542288557 0.00161691542288557],[0.00415422885572139 0.00417910447761194 0.00417910447761194 0.00415422885572139],[0.8,0.7,0.4],'LineStyle','none')
